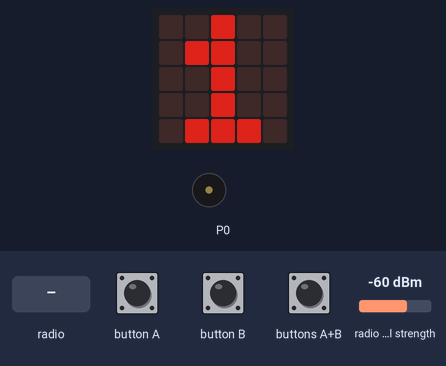
A program run on a simulated BBC micro:bit (MakeCode). Shown: the board's 5×5 LED display, buzzer (waves = sounding). The inputs (shaded band) are chosen by the test bench; at power-on: radio signal strength -60 dBm. Dim RGB values are drawn brighter than linear.

Above: at 6.6 s.
6.7 s: button A pressed for 0.15 s
At 7.5 s:
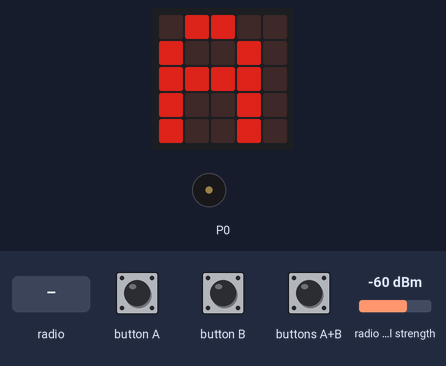
9.8 s: button B pressed for 0.15 s
At 10.6 s:
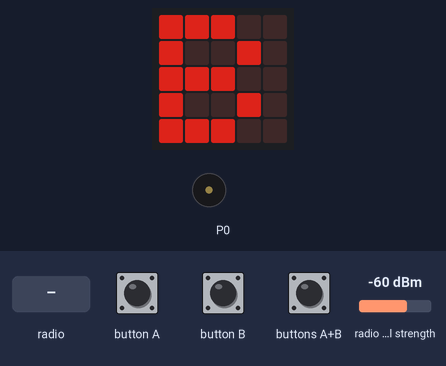
12.2 s: buttons A+B pressed for 0.15 s
At 13.24 s:
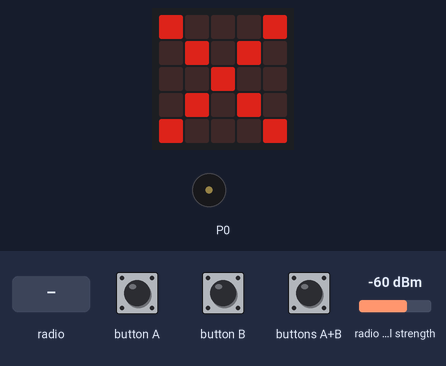
14.9 s: radio message "0" arrives
At 16.0 s:
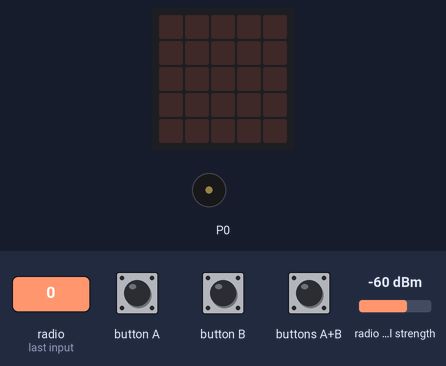
16.8 s: radio message "1" arrives
At 17.08 s:
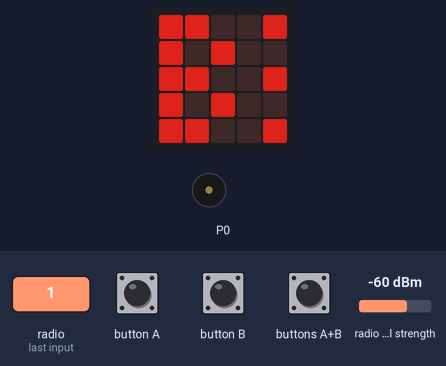
18.7 s: button A pressed for 0.15 s
At 21.7 s:
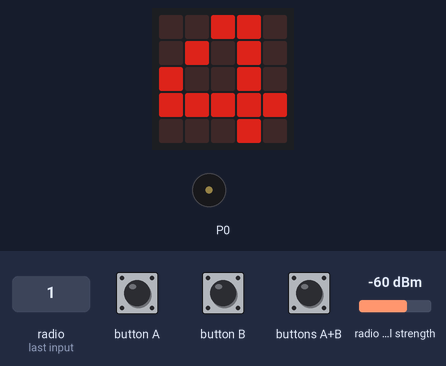
Timing chart, 0 to 22.8 s (numbered marks = the images above; inputs shaded):
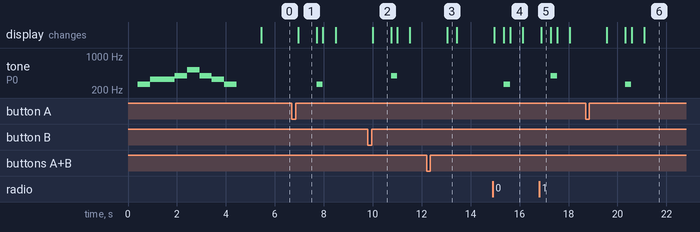

The program:

main.ts
```typescript
radio.onReceivedNumber(function (receivedNumber) {
    if (receivedNumber == 0) {
        basic.showLeds(`
            . # . . #
            # . # . .
            # # # . #
            # . # . .
            # . # . #
            `)
        music.play(music.tonePlayable(262, music.beat(BeatFraction.Half)), music.PlaybackMode.UntilDone)
        basic.clearScreen()
    } else {
        basic.showLeds(`
            # # . . #
            # . # . .
            # # . . #
            # . # . .
            # # . . #
            `)
        music.play(music.tonePlayable(392, music.beat(BeatFraction.Half)), music.PlaybackMode.UntilDone)
        basic.clearScreen()
    }
})
input.onButtonPressed(Button.A, function () {
    basic.showString("A")
    if (codeDigit == 0) {
        Key1 = 0
        codeDigit += 1
    } else if (codeDigit == 1) {
        Key2 = 0
        codeDigit += 1
    } else if (codeDigit == 2) {
        Key3 = 0
        codeDigit += 1
    } else if (codeDigit == 3) {
        Loaded = 1
        codeDigit += 1
        Key4 = 0
        radio.setTransmitPower(7)
        radio.setGroup(parseFloat("" + Key1 + Key2 + Key3 + Key4))
    } else {
        radio.sendNumber(0)
    }
    music.play(music.tonePlayable(262, music.beat(BeatFraction.Half)), music.PlaybackMode.UntilDone)
    basic.clearScreen()
})
function Boot_Sequence () {
    Loaded = 0
    bootSequence = 0
    Key1 = 0
    Key2 = 0
    Key3 = 0
    Key4 = 1000
    music.setVolume(100)
    led.setBrightness(150)
    codeDigit = 0
    basic.showLeds(`
        . . # . .
        . # # # .
        # # . # #
        . # # # .
        . . # . .
        `)
    music.play(music.stringPlayable("C E E G C5 G E C ", 120), music.PlaybackMode.UntilDone)
    basic.pause(1000)
    basic.clearScreen()
    bootSequence = 1
}
function SignalStrengthBar () {
    if (radio.receivedPacket(RadioPacketProperty.SignalStrength) > 2) {
        basic.showLeds(`
            . . . . .
            . . . . .
            . . . . .
            . . . . .
            # . . . .
            `)
    } else if (radio.receivedPacket(RadioPacketProperty.SignalStrength) > 3) {
        basic.showLeds(`
            . . . . .
            . . . . .
            . . . . .
            . # . . .
            # # . . .
            `)
    } else if (radio.receivedPacket(RadioPacketProperty.SignalStrength) > 4) {
        basic.showLeds(`
            . . . . .
            . . . . .
            . . # . .
            . # # . .
            # # # . .
            `)
    } else if (radio.receivedPacket(RadioPacketProperty.SignalStrength) > 5) {
        basic.showLeds(`
            . . . . .
            . . . # .
            . . # # .
            . # # # .
            # # # # .
            `)
    } else if (radio.receivedPacket(RadioPacketProperty.SignalStrength) > 6) {
        basic.showLeds(`
            . . . . #
            . . . # #
            . . # # #
            . # # # #
            # # # # #
            `)
    } else {
        basic.showLeds(`
            # . . . #
            . # . # .
            . . # . .
            . # . # .
            # . . . #
            `)
    }
}
input.onButtonPressed(Button.AB, function () {
    SignalStrengthBar()
})
input.onButtonPressed(Button.B, function () {
    basic.showString("B")
    if (codeDigit == 0) {
        Key1 = 1
        codeDigit += 1
    } else if (codeDigit == 1) {
        Key2 = 1
        codeDigit += 1
    } else if (codeDigit == 2) {
        Key3 = 1
        codeDigit += 1
    } else if (codeDigit == 3) {
        Loaded = 1
        codeDigit += 1
        Key4 = 1
        radio.setTransmitPower(7)
        radio.setGroup(parseFloat("" + Key1 + Key2 + Key3 + Key4))
    } else {
        radio.sendNumber(1)
    }
    music.play(music.tonePlayable(392, music.beat(BeatFraction.Half)), music.PlaybackMode.UntilDone)
    basic.clearScreen()
})
let bootSequence = 0
let Key4 = 0
let Loaded = 0
let Key3 = 0
let Key2 = 0
let Key1 = 0
let codeDigit = 0
Boot_Sequence()
basic.forever(function () {
    if (bootSequence == 1) {
        if (codeDigit == 0) {
            basic.showNumber(1)
        } else if (codeDigit == 1) {
            basic.showNumber(2)
        } else if (codeDigit == 2) {
            basic.showNumber(3)
        } else if (codeDigit == 3) {
            basic.showNumber(4)
            if (Loaded == 1) {
                basic.clearScreen()
            }
        }
    }
})
basic.forever(function () {
    if (Loaded == 1) {
        basic.showLeds(`
            . . . . .
            . . . . .
            # . . . .
            . . . . .
            . . . . .
            `)
        basic.pause(750)
        basic.showLeds(`
            . . . . .
            . . . . .
            # . # . .
            . . . . .
            . . . . .
            `)
        basic.pause(750)
        basic.showLeds(`
            . . . . .
            . . . . .
            # . # . #
            . . . . .
            . . . . .
            `)
        basic.pause(750)
    }
})
```

test.ts
```typescript
// 在這裡測試；當此封包作為擴充功能時，將不會編譯此內容。
```

Measured:
- after the input at 6.7 s, tone on P0: silent → 262 Hz after 1.0 s, → silent 0.25 s later; the display: changes after 0.26 s (image 1)
- after the input at 9.8 s, tone on P0: silent → 392 Hz after 0.95 s, → silent 0.25 s later; the display: changes after 0.20 s (image 2)
- after the input at 12.2 s, the display: changes after 0.84 s (image 3)
- after the input at 14.9 s, tone on P0: silent → 262 Hz after 0.46 s, → silent 0.25 s later; the display: first changes after 0.06 s (image 4 shows a later state)
- after the input at 16.8 s, tone on P0: silent → 392 Hz after 0.48 s, → silent 0.25 s later; the display: changes after 0.08 s (image 5)
- after the input at 18.7 s, tone on P0: silent → 262 Hz after 1.6 s, → silent 0.25 s later; the display: first changes after 0.87 s (image 6 shows a later state)
- what the display in image 1 shows lasts 0.7 s, from 7.0 s to 7.7 s
